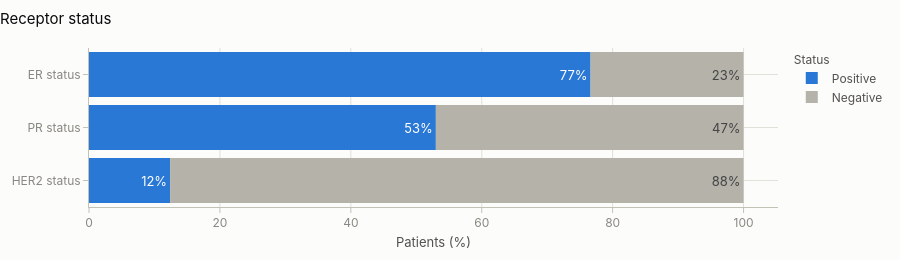

Notebook code for this chart:
### Markdown cell above
### 3.3 Hormone receptors

### Code cell
rows = []
for col in ["er_status", "pr_status", "her2_status"]:
    for status, share in clinical[col].value_counts(normalize=True).items():
        rows.append({"receptor": label(col), "status": status, "share": 100 * share})
fig = px.bar(pd.DataFrame(rows), x="share", y="receptor", color="status", orientation="h",
             text=pd.DataFrame(rows)["share"].map("{:.0f}%".format),
             color_discrete_map={"Positive": figures.CATEGORICAL[0], "Negative": figures.OTHER_COLOR},
             category_orders={"status": ["Positive", "Negative"]})
fig.update_traces(hovertemplate="%{y} %{fullData.name}: %{x:.1f}%<extra></extra>")
fig.update_yaxes(categoryorder="array", categoryarray=["HER2 status", "PR status", "ER status"])
fig.update_layout(title="Receptor status", xaxis_title="Patients (%)", yaxis_title=None,
                  legend_title_text="Status", height=260)
fig

### Figure 1 — Plotly figure (JSON) as saved in the notebook; plotly's stock layout.template omitted (floating-point values rounded to 4 significant figures)
{"data": [{"hovertemplate": "%{y} %{fullData.name}: %{x:.1f}%<extra></extra>", "legendgroup": "Positive", "marker": {"color": "#2a78d6", "pattern": {"shape": ""}}, "name": "Positive", "orientation": "h", "showlegend": true, "text": ["77%", "53%", "12%"], "textposition": "auto", "type": "bar", "x": [76.63, 52.99, 12.39], "xaxis": "x", "y": ["ER status", "PR status", "HER2 status"], "yaxis": "y"}, {"hovertemplate": "%{y} %{fullData.name}: %{x:.1f}%<extra></extra>", "legendgroup": "Negative", "marker": {"color": "#b4b2a9", "pattern": {"shape": ""}}, "name": "Negative", "orientation": "h", "showlegend": true, "text": ["23%", "47%", "88%"], "textposition": "auto", "type": "bar", "x": [23.37, 47.01, 87.61], "xaxis": "x", "y": ["ER status", "PR status", "HER2 status"], "yaxis": "y"}], "layout": {"barmode": "relative", "height": 260, "legend": {"title": {"text": "Status"}, "tracegroupgap": 0}, "title": {"text": "Receptor status"}, "xaxis": {"anchor": "y", "domain": [0.0, 1.0], "title": {"text": "Patients (%)"}}, "yaxis": {"anchor": "x", "categoryarray": ["HER2 status", "PR status", "ER status"], "categoryorder": "array", "domain": [0.0, 1.0], "title": {}}}}
